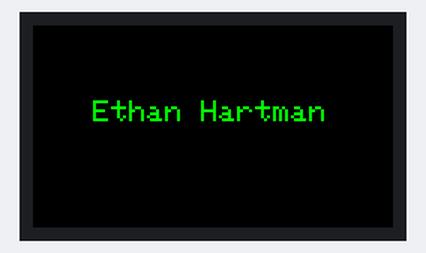
Simulated run of this sketch. Board: ESP32. Parts: 240×135 colour display. WiFi joins after 1.5 s; servers stay silent unless stated; the local clock reads 2024-03-15 10:24:30 at power-on unless the sketch sets it; what the sketch prints to the serial monitor is not drawn.

Above: at 1.7 s.
At 17.4 s:
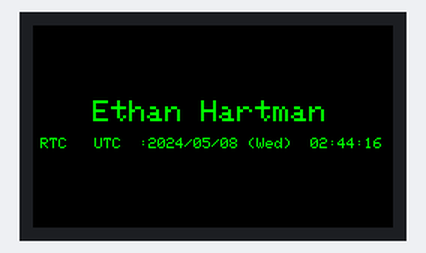
At 38.1 s:
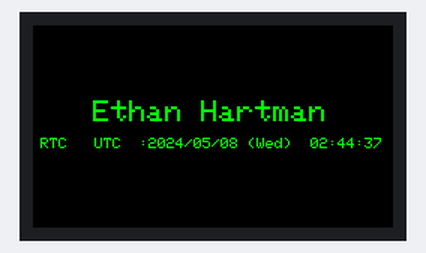

Measured:
- what the display in image 0 shows lasts 0.5 s, from 1.7 s to 2.2 s

The sketch:

RTC_example.ino
```cpp
/**
  Ethan Hartman
  ephartman1@gmail.com
  CSC230
  Assignment: Understanding the Basic M5StickC Plus2
  Professor Prater
 */

#if defined(ARDUINO)

#define WIFI_SSID     "GoneFishing417"
#define WIFI_PASSWORD "Sparks2Bells417!"
#define NTP_TIMEZONE  "UTC-4"
#define NTP_SERVER1   "0.north-america.pool.ntp.org"
#define NTP_SERVER2   "1.north-america.pool.ntp.org"
#define NTP_SERVER3   "2.north-america.pool.ntp.org"

#include <WiFi.h>

// Different versions of the framework have different SNTP header file names and
// availability.
#if __has_include(<esp_sntp.h>)
#include <esp_sntp.h>
#define SNTP_ENABLED 1
#elif __has_include(<sntp.h>)
#include <sntp.h>
#define SNTP_ENABLED 1
#endif

#endif

#ifndef SNTP_ENABLED
#define SNTP_ENABLED 0
#endif

#include <M5StickCPlus2.h>

void setup(void) {
    StickCP2.begin();

    /// setup RTC ( NTP auto setting )

    WiFi.begin(WIFI_SSID, WIFI_PASSWORD);
    while (WiFi.status() != WL_CONNECTED) {
        delay(500);
    }

    configTzTime(NTP_TIMEZONE, NTP_SERVER1, NTP_SERVER2, NTP_SERVER3);

#if SNTP_ENABLED
    while (sntp_get_sync_status() != SNTP_SYNC_STATUS_COMPLETED) {
        delay(1000);
    }
#else
    delay(1600);
    struct tm timeInfo;
    while (!getLocalTime(&timeInfo, 1000)) {
        Serial.print('.');
    };
#endif

    time_t t = time(nullptr) + 1;  // Advance one second.
    StickCP2.Rtc.setDateTime( { { 2024, 05, 8 }, { 2, 44, 00 } } );

    M5.Lcd.setBrightness(1); // set the screen brightness
    M5.Lcd.fillScreen(BLACK); // Change background to white
    M5.Lcd.setTextSize(2); // Change text size
    M5.Lcd.setTextColor(GREEN); // Change text color to green
    M5.Lcd.setRotation(1); // Rotate text along the long side
    M5.Lcd.setCursor(40, 50); // Set cursor position
    M5.Lcd.print("Ethan Hartman"); // Print name
    M5.Lcd.setTextSize(1); // Change text size to fit the date/time label
}

void loop(void) {

    static constexpr const char* const wd[7] = {"Sun", "Mon", "Tue", "Wed",
                                                "Thr", "Fri", "Sat"};
    // This creates an array that may be indexed using wd[integer of desired position]

    delay(500); // wait .5 sec

    /// ESP32 internal timer
    auto t = time(nullptr);

    {
      StickCP2.Display.fillRect(0, 75, 320, 16, BLACK); // Clear the line where date/time will go
      StickCP2.Display.setCursor(5, 75); // set the cursor before writing date/time
      // write date/time
      auto dt = StickCP2.Rtc.getDateTime();
      Serial.printf("RTC   UTC  :%04d/%02d/%02d (%s)  %02d:%02d:%02d\r\n",
                    dt.date.year, dt.date.month, dt.date.date,
                    wd[dt.date.weekDay], dt.time.hours, dt.time.minutes,
                    dt.time.seconds);

      StickCP2.Display.printf("RTC   UTC  :%04d/%02d/%02d (%s)  %02d:%02d:%02d",
                              dt.date.year, dt.date.month, dt.date.date,
                              wd[dt.date.weekDay], dt.time.hours, dt.time.minutes,
                              dt.time.seconds);
          // The syntax of the above is as follows ex:(%04d) 4 decimals, from tm->tm_year + 1900
          // %s (string, or letters) from wd[tm->tm_day - 1]
    }
}
```
